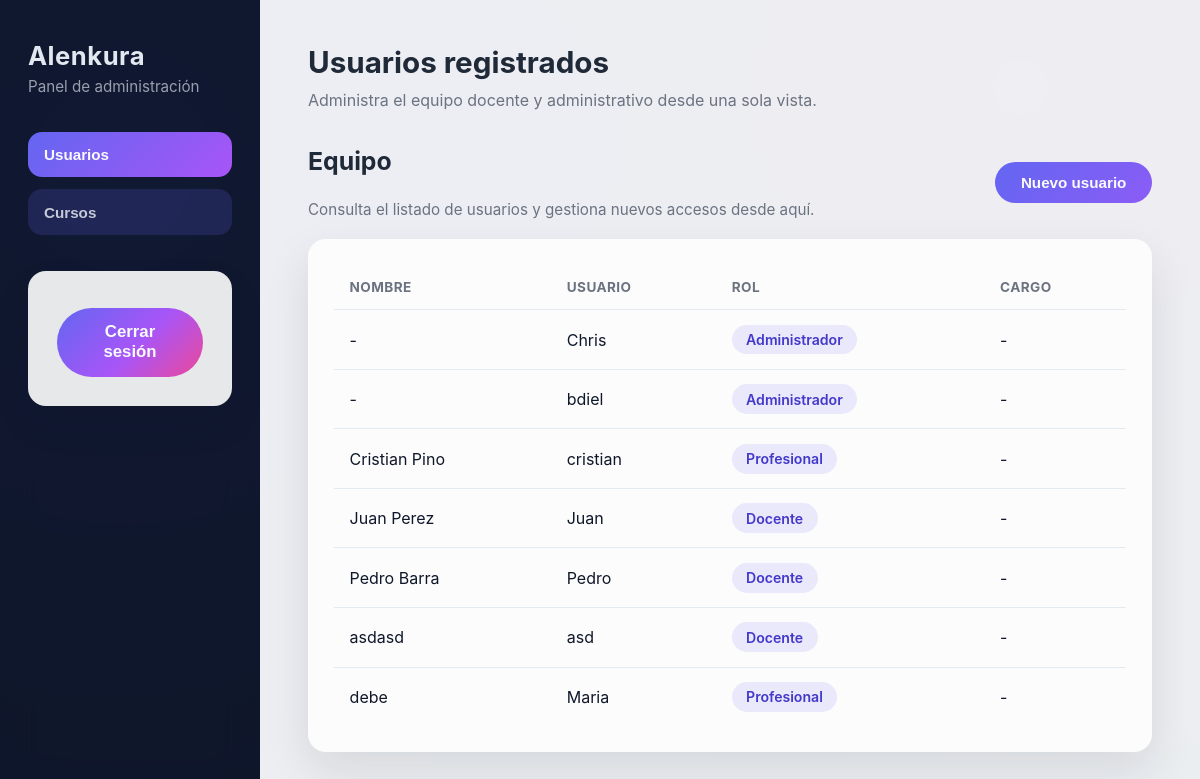
Page /administracion/ (signed in) on the committed database.
### accounts/models.py (models this page shows, shortened)
class User(AbstractUser):
    class Roles(models.TextChoices):
        ADMIN = 'ADMIN', 'Administrador'
        DIRECTOR = 'DIRECTOR', 'Director'
        COORDINATOR = 'COORDINADOR', 'Coordinador'
        TEACHER = 'TEACHER', 'Docente'
        PROFESSIONAL = 'PROFESSIONAL', 'Profesional'
    role = models.CharField(max_length=20, choices=Roles.choices, default=Roles.TEACHER)
    profesion = models.CharField(max_length=150, blank=True)
    phone = models.IntegerField(max_length=20, blank=True)
    address = models.CharField(max_length=255, blank=True)
    birth_date = models.DateField(null=True, blank=True)
    def __str__(self) -> str:
        full_name = self.get_full_name().strip()
        return full_name if full_name else self.username

### accounts/views.py (the view, shortened to what this page needs)
# urls.py: path('administracion/', views.admin_dashboard, name='admin_dashboard'),
@login_required
def admin_dashboard(request):
    if request.user.role != User.Roles.ADMIN:
        return redirect('teacher_dashboard')
    active_panel = 'users'
    course_view = 'list'
    user_form = UserCreateForm()
    course_form = CourseForm()
    if course_form.errors:
        active_panel = 'courses'
        course_view = 'form'
    users = User.objects.order_by('first_name', 'username')
    courses = Course.objects.prefetch_related('teachers').all()
    return render(
        request,
        'accounts/admin_dashboard.html',
        {
            'user_form': user_form,
            'course_form': course_form,
            'users': users,
            'courses': courses,
            'active_panel': active_panel,
            'course_view': course_view,
            'show_user_modal': bool(user_form.errors),
        },
    )

### core/models.py (called while the page is built)
    def __str__(self) -> str:
        return self.name

### templates/accounts/admin_dashboard.html (shortened to what this page needs)
<!DOCTYPE html>
<html lang="es">
<head>
</head>
<body class="show-{{ active_panel|default:'users' }}{% if show_user_modal %} modal-open{% endif %}">
    <div class="layout">
        <aside class="sidebar">
            <div class="brand">
                <span>Alenkura</span>
                <small>Panel de administración</small>
            </div>
            <nav>
                <button type="button" class="nav-btn" data-target="users">Usuarios</button>
                <button type="button" class="nav-btn" data-target="courses">Cursos</button>
            </nav>
            <form action="{% url 'logout' %}" method="post" style="margin:0;">
                <button class="logout" type="submit">Cerrar sesión</button>
            </form>
        </aside>
        <main class="content">
            <header class="heading">
                <h1>Usuarios registrados</h1>
                <p>Administra el equipo docente y administrativo desde una sola vista.</p>
            </header>
            <section id="panel-users" class="panel">
                <div class="panel-header">
                    <div>
                        <h2>Equipo</h2>
                        <p class="panel-subtitle">Consulta el listado de usuarios y gestiona nuevos accesos desde aquí.</p>
                    </div>
                    <button type="button" class="primary-btn" id="open-user-modal">Nuevo usuario</button>
                </div>
                <div class="table-wrapper">
                    <table>
                        <thead>
                            <tr>
                                <th>Nombre</th>
                                <th>Usuario</th>
                                <th>Rol</th>
                                <th>Cargo</th>
                            </tr>
                        </thead>
                        <tbody>
                            {% for item in users %}
                                <tr>
                                    <td>{{ item.first_name|default:"-" }}</td>
                                    <td>{{ item.username }}</td>
                                    <td><span class="badge">{{ item.get_role_display }}</span></td>
                                    <td>{{ item.cargo|default:"-" }}</td>
                                </tr>
                            {% empty %}
                                <tr>
                                    <td colspan="4" style="text-align:center;color:#6b7280;">Aún no hay usuarios registrados.</td>
                                </tr>
                            {% endfor %}
                        </tbody>
                    </table>
                </div>
            </section>
        </main>
    </div>
</body>
</html>

### templates/accounts/admin_dashboard.html (style rules this page uses)
:root { color-scheme: light; }
* { box-sizing: border-box; }
body { margin: 0; font-family: "Inter", system-ui, -apple-system, BlinkMacSystemFont, "Segoe UI", sans-serif; background: linear-gradient(135deg, #0f172a, #111827); min-height: 100vh; display: flex; color: #0f172a; }
body::before { content: ""; position: fixed; inset: 0; background: radial-gradient(circle at 10% 20%, rgba(79, 70, 229, 0.32), transparent 60%), radial-gradient(circle at 85% 10%, rgba(236, 72, 153, 0.28), transparent 55%); pointer-events: none; }
.layout { position: relative; z-index: 1; flex: 1; display: grid; grid-template-columns: 260px 1fr; min-height: 100vh; }
.sidebar { background: rgba(15, 23, 42, 0.85); backdrop-filter: blur(18px); padding: 2.5rem 1.75rem; display: flex; flex-direction: column; gap: 2.25rem; color: #e2e8f0; }
.brand { display: grid; gap: 0.35rem; }
.brand span { font-size: 1.6rem; font-weight: 700; letter-spacing: 0.02em; }
.brand small { font-size: 0.95rem; color: rgba(226, 232, 240, 0.65); }
nav { display: grid; gap: 0.75rem; }
.nav-btn { border: none; border-radius: 14px; padding: 0.9rem 1rem; font-size: 0.95rem; font-weight: 600; color: rgba(226, 232, 240, 0.85); background: rgba(99, 102, 241, 0.18); text-align: left; cursor: pointer; transition: transform 0.12s ease, background 0.12s ease, color 0.12s ease; }
.nav-btn.active { background: linear-gradient(135deg, #6366f1, #a855f7); color: #f8fafc; }
.logout { display: block; width: 100%; margin-top: auto; border-radius: 12px; padding: 0.75rem 1rem; text-decoration: none; text-align: center; font-weight: 600; color: rgba(226, 232, 240, 0.8); background: rgba(30, 41, 59, 0.75); transition: background 0.12s ease, color 0.12s ease, transform 0.12s ease; }
.content { position: relative; padding: 2.75rem clamp(2rem, 4vw, 4rem); background: rgba(248, 250, 252, 0.95); backdrop-filter: blur(22px); display: grid; gap: 2rem; }
.heading h1 { margin: 0; font-size: clamp(1.85rem, 2.4vw, 2.4rem); color: #1f2937; }
.heading p { margin: 0.6rem 0 0; color: #6b7280; }
.panel { display: none; animation: fade-in 0.35s ease; }
body.show-users #panel-users, body.show-courses #panel-courses { display: block; }
.panel-header { display: flex; align-items: center; justify-content: space-between; gap: 1rem; flex-wrap: wrap; margin-bottom: 1.25rem; }
.panel-header h2 { margin: 0; font-size: 1.6rem; color: #1f2937; }
.panel-subtitle { margin: 0.35rem 0 0; color: #6b7280; font-size: 0.95rem; }
.primary-btn { border: none; border-radius: 999px; padding: 0.75rem 1.6rem; font-size: 0.95rem; font-weight: 600; color: #f8fafc; background: linear-gradient(135deg, #6366f1, #8b5cf6); cursor: pointer; transition: transform 0.12s ease, box-shadow 0.12s ease; }
.panel h2 { margin: 0 0 1.5rem; font-size: 1.55rem; color: #1f2937; }
.table-wrapper { background: rgba(255, 255, 255, 0.85); border-radius: 18px; padding: 1.6rem; box-shadow: 0 18px 45px rgba(15, 23, 42, 0.1); overflow: auto; }
table { width: 100%; border-collapse: collapse; min-width: 560px; }
th, td { padding: 0.9rem 1rem; text-align: left; }
th { font-size: 0.85rem; text-transform: uppercase; letter-spacing: 0.03em; color: #6b7280; }
tbody tr { border-top: 1px solid rgba(226, 232, 240, 0.9); transition: background 0.2s ease; }
.badge { display: inline-flex; align-items: center; padding: 0.4rem 0.9rem; border-radius: 999px; font-weight: 600; font-size: 0.88rem; color: #4338ca; background: rgba(99, 102, 241, 0.12); }
form { background: rgba(255, 255, 255, 0.9); border-radius: 18px; padding: 1.8rem; box-shadow: 0 18px 38px rgba(15, 23, 42, 0.08); display: grid; gap: 1.2rem; }
button[type="submit"] { margin-top: 0.5rem; align-self: start; padding: 0.9rem 1.4rem; border-radius: 999px; border: none; font-size: 1.05rem; font-weight: 600; color: #f8fafc; background: linear-gradient(135deg, #6366f1, #a855f7 55%, #ec4899); cursor: pointer; transition: transform 0.12s ease, box-shadow 0.12s ease; }

### rows in the picture
User: first_name "-", username "Chris", role "Administrador", cargo "-"
User: first_name "-", username "bdiel", role "Administrador", cargo "-"
User: first_name "Cristian Pino", username "cristian", role "Profesional", cargo "-"
User: first_name "Juan Perez", username "Juan", role "Docente", cargo "-"
User: first_name "Pedro Barra", username "Pedro", role "Docente", cargo "-"
User: first_name "asdasd", username "asd", role "Docente", cargo "-"
User: first_name "debe", username "Maria", role "Profesional", cargo "-"
